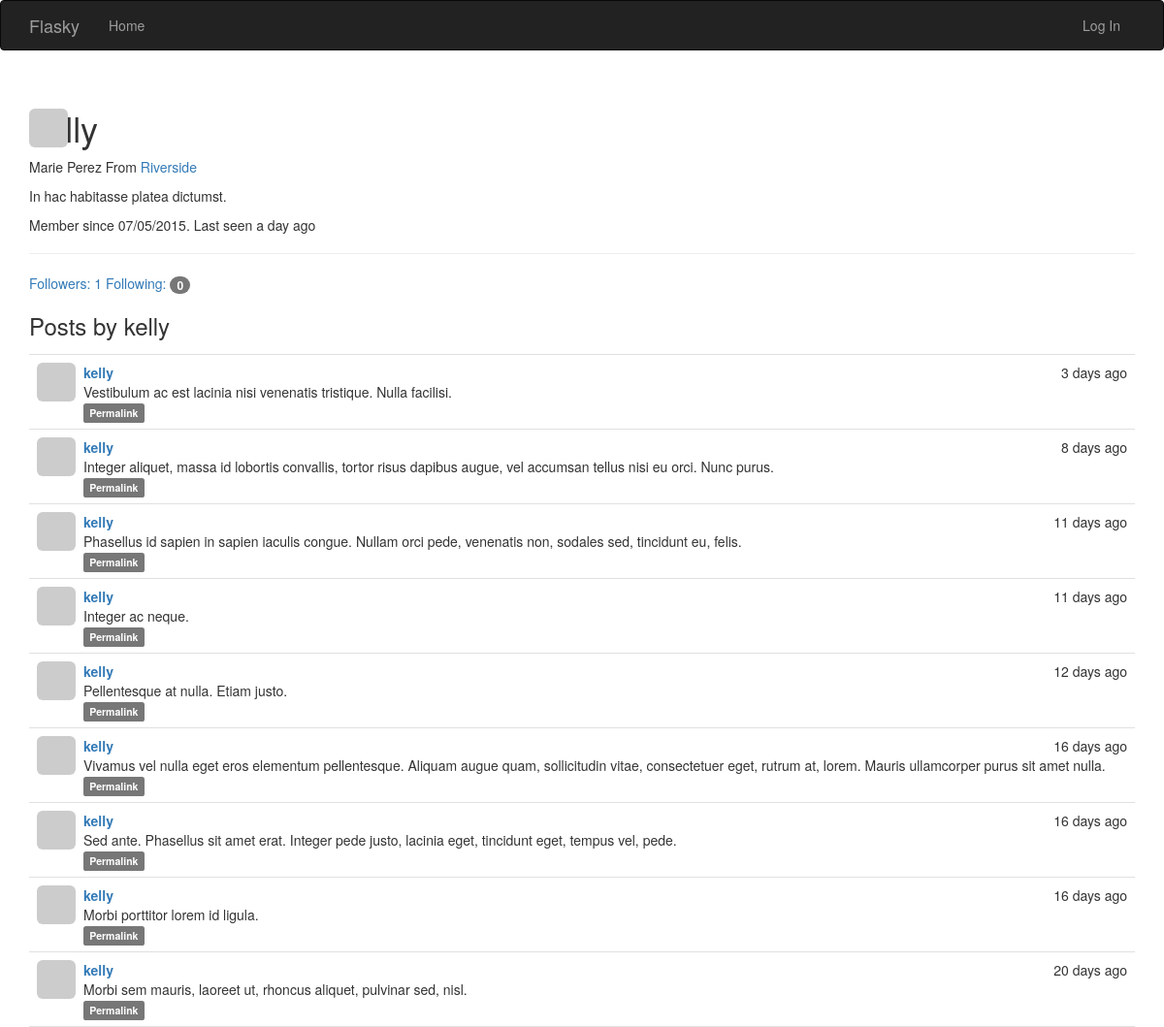
Screenshot of /user/kelly with the database file from the repository.
### app/models.py (models this page shows, shortened)
class User(UserMixin, db.Model):
    __tablename__ = 'users'
    id = db.Column(db.Integer, primary_key=True)
    email = db.Column(db.String(64), unique=True, index=True)
    username = db.Column(db.String(64), unique=True, index=True)
    name = db.Column(db.String(64))
    role_id = db.Column(db.Integer, db.ForeignKey('roles.id'))
    password_hash = db.Column(db.String(128))
    confirmed = db.Column(db.Boolean, default=False)
    location = db.Column(db.String(64))
    about_me = db.Column(db.Text())
    member_since = db.Column(db.DateTime(), default=datetime.utcnow)
    last_seen = db.Column(db.DateTime(), default=datetime.utcnow)
    avatar_hash = db.Column(db.String(32))
    posts = db.relationship('Post', backref='author', lazy='dynamic')
    followed = db.relationship('Follow',
                               foreign_keys=[Follow.follower_id],
                               backref=db.backref('follower', lazy='joined'),
                               lazy='dynamic',
                               cascade='all, delete-orphan')
    followers = db.relationship('Follow',
                                foreign_keys=[Follow.followed_id],
                                backref=db.backref('followed', lazy='joined'),
                                lazy='dynamic',
                                cascade='all, delete-orphan')
    @property  # write-only property
    def password(self):
        raise AttributeError('password is not a readable attribute.')
    def gravatar(self, size=100, default='identicon', rating='pg'):
        if request.is_secure:
            url = 'https://secure.gravatar.com/avatar'
        else:
            url = 'http://www.gravatar.com/avatar'
        hash = self.avatar_hash or hashlib.md5(
            self.email.encode('utf-8')).hexdigest()
        return '{url}/{hash}?s={size}&d={default}&r={rating}'.format(url=url, hash=hash, size=size, default=default, rating=rating)

class Post(db.Model):
    __tablename__ = 'posts'
    id = db.Column(db.Integer, primary_key=True)
    body = db.Column(db.Text)
    timestamp = db.Column(db.DateTime, index=True, default=datetime.utcnow)
    author_id = db.Column(db.Integer, db.ForeignKey('users.id'))
    body_html = db.Column(db.Text)

### app/main/views.py (the view)
@main.route('/user/<username>')
def user(username):
    user = User.query.filter_by(username=username).first()
    if user is None:
        abort(404)
    posts = user.posts.order_by(Post.timestamp.desc()).all()
    return render_template('user.html', user=user, posts=posts)

### app/auth/views.py (called while the page is built)
@auth.before_app_request
def before_request():
	if current_user.is_authenticated():
		current_user.ping()
		if not current_user.confirmed and request.endpoint[:5] != 'auth.':
			return redirect(url_for('auth.unconfirmed'))

### app/main/__init__.py (called while the page is built)
@main.app_context_processor
def inject_permissions():
	return dict(Permission=Permission)

### app/models.py (called while the page is built)
    def can(self, permissions):
        return False

    def is_admin(self):
        return False

### app/templates/user.html (shortened to what this page needs)
{% extends "base.html" %}
{% block head %}
{{ super() }}
{% endblock %}
{% block page_content %}
    <div class="page-header">
    <img src="{{ user.gravatar() }}" alt="" class="img-rounded profile-thumbnail">
        <h1>{{user.username}}</h1>
        {% if user.name or user.location %}
        	<p>
        		{% if user.name %}
        			{{user.name}}
        		{% endif %}
        		{% if user.location %}
        			From <a href="http://maps.google.com/?q={{user.location}}">
        				{{user.location}}
        			</a>
        		{% endif %}
        	</p>
        {% endif %}
        {% if user.about_me %}
        	<p>{{user.about_me}}</p>
        {% endif %}
        <p>
        	Member since {{ moment(user.member_since).format('L')}}.
        	Last seen {{ moment(user.last_seen).fromNow()}}
        </p>
    </div>
    <a href="{{ url_for('.followers', username=user.username) }}">
        Followers: <span class="bage">{{ user.followers.count() }}</span>
    </a>
    <a href="{{ url_for('.followed_by', username=user.username) }}">
        Following: <span class="badge">{{ user.followed.count() }}</span>
    </a>
    <h3>Posts by {{ user.username }}</h3>
    {% include '_posts.html' %}
{% endblock %}

### app/templates/_posts.html (shortened to what this page needs)
<ul class="posts">
		{% for post in posts %}
			<li class="post">
				<div class="profile-thumbnail">
					<a href="{{ url_for('main.user', username=post.author.username) }}">
						<img src="{{ post.author.gravatar(size=40) }}" class="img-rounded profile-thumbnail" alt="">
					</a>
				</div>
				<div class="post-content">
					<div class="post-date">
						{{ moment(post.timestamp).fromNow() }}
					</div>
					<div class="post-author">
						<a href="{{ url_for('main.user', username=post.author.username) }}">{{ post.author.username }}</a>
					</div>
					<div class="post-body">
						{% if post.body_html %}
							{{ post.body_html | safe }}
						{% else %}
							{{ post.body }}
						{% endif %}
					</div>
					<div class="post-footer">
						<a href="{{ url_for('.post', id=post.id) }}">
							<span class="label label-default">Permalink</span>
						</a>
					</div>
				</div>
			</li>
		{% endfor %}
	</ul>

### app/static/styles.css (style rules this page uses)
.profile-thumbnail { position: absolute; width: 40px; height: 40px; }
ul.posts { list-style-type: none; padding: 0px; margin: 16px 0px 0px 0px; border-top: 1px solid #e0e0e0; }
ul.posts li.post { padding: 8px; border-bottom: 1px solid #e0e0e0; }
div.post-date { float: right; }
div.post-author { font-weight: bold; }
div.post-content { margin-left: 48px; min-height: 48px; }

### rows the page displays
User: name "Marie Perez", location "Riverside", about_me "In hac habitasse platea dictumst.", member_since "07/05/2015", last_seen "a day ago", username "kelly"
Post: timestamp "3 days ago", author.username "kelly", body "Vestibulum ac est lacinia nisi venenatis tristique. Nulla facilisi."
Post: timestamp "8 days ago", author.username "kelly", body "Integer aliquet, massa id lobortis convallis, tortor risus dapibus augue, vel accumsan tellus nisi eu orci. Nunc purus."
Post: timestamp "11 days ago", author.username "kelly", body "Phasellus id sapien in sapien iaculis congue. Nullam orci pede, venenatis non, sodales sed, tincidunt eu, felis."
Post: timestamp "11 days ago", author.username "kelly", body "Integer ac neque."
Post: timestamp "12 days ago", author.username "kelly", body "Pellentesque at nulla. Etiam justo."
Post: timestamp "16 days ago", author.username "kelly", body "Vivamus vel nulla eget eros elementum pellentesque. Aliquam augue quam, sollicitudin vitae, consectetuer eget, rutrum at, lorem. Mauris ullamcorper purus sit amet nulla."
Post: timestamp "16 days ago", author.username "kelly", body "Sed ante. Phasellus sit amet erat. Integer pede justo, lacinia eget, tincidunt eget, tempus vel, pede."
Post: timestamp "16 days ago", author.username "kelly", body "Morbi porttitor lorem id ligula."
Post: timestamp "20 days ago", author.username "kelly", body "Morbi sem mauris, laoreet ut, rhoncus aliquet, pulvinar sed, nisl."

### other values shown
{{ user.followers.count() }} "1"
{{ user.followed.count() }} "0"
